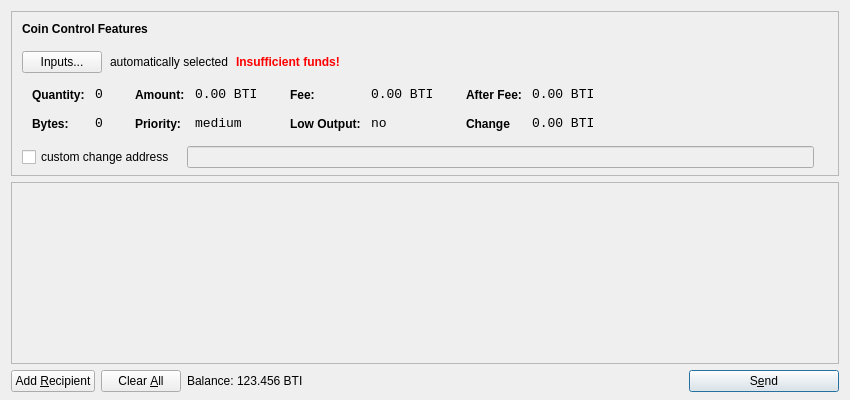
<?xml version="1.0" encoding="UTF-8"?>
<ui version="4.0">
 <class>SendCoinsDialog</class>
 <widget class="QDialog" name="SendCoinsDialog">
  <property name="geometry">
   <rect>
    <x>0</x>
    <y>0</y>
    <width>850</width>
    <height>400</height>
   </rect>
  </property>
  <property name="windowTitle">
   <string>Send Coins</string>
  </property>
  <layout class="QVBoxLayout" name="verticalLayout" stretch="0,1,0">
   <property name="bottomMargin">
    <number>8</number>
   </property>
   <item>
    <widget class="QFrame" name="frameCoinControl">
     <property name="sizePolicy">
      <sizepolicy hsizetype="Expanding" vsizetype="Expanding">
       <horstretch>0</horstretch>
       <verstretch>0</verstretch>
      </sizepolicy>
     </property>
     <property name="maximumSize">
      <size>
       <width>16777215</width>
       <height>16777215</height>
      </size>
     </property>
     <property name="frameShape">
      <enum>QFrame::StyledPanel</enum>
     </property>
     <property name="frameShadow">
      <enum>QFrame::Sunken</enum>
     </property>
     <layout class="QVBoxLayout" name="verticalLayoutCoinControl2">
      <property name="spacing">
       <number>-1</number>
      </property>
      <property name="leftMargin">
       <number>0</number>
      </property>
      <property name="topMargin">
       <number>0</number>
      </property>
      <property name="rightMargin">
       <number>0</number>
      </property>
      <property name="bottomMargin">
       <number>6</number>
      </property>
      <item>
       <layout class="QVBoxLayout" name="verticalLayoutCoinControl" stretch="0,0,0,0,1">
        <property name="spacing">
         <number>0</number>
        </property>
        <property name="leftMargin">
         <number>10</number>
        </property>
        <property name="topMargin">
         <number>10</number>
        </property>
        <item>
         <layout class="QHBoxLayout" name="horizontalLayoutCoinControl1">
          <property name="bottomMargin">
           <number>15</number>
          </property>
          <item>
           <widget class="QLabel" name="labelCoinControlFeatures">
            <property name="sizePolicy">
             <sizepolicy hsizetype="Preferred" vsizetype="Maximum">
              <horstretch>0</horstretch>
              <verstretch>0</verstretch>
             </sizepolicy>
            </property>
            <property name="font">
             <font>
              <weight>75</weight>
              <bold>true</bold>
             </font>
            </property>
            <property name="styleSheet">
             <string notr="true">font-weight:bold;</string>
            </property>
            <property name="text">
             <string>Coin Control Features</string>
            </property>
           </widget>
          </item>
         </layout>
        </item>
        <item>
         <layout class="QHBoxLayout" name="horizontalLayoutCoinControl2" stretch="0,0,0,0">
          <property name="spacing">
           <number>8</number>
          </property>
          <property name="bottomMargin">
           <number>10</number>
          </property>
          <item>
           <widget class="QPushButton" name="pushButtonCoinControl">
            <property name="styleSheet">
             <string notr="true"/>
            </property>
            <property name="text">
             <string>Inputs...</string>
            </property>
           </widget>
          </item>
          <item>
           <widget class="QLabel" name="labelCoinControlAutomaticallySelected">
            <property name="text">
             <string>automatically selected</string>
            </property>
            <property name="margin">
             <number>5</number>
            </property>
           </widget>
          </item>
          <item>
           <widget class="QLabel" name="labelCoinControlInsuffFunds">
            <property name="font">
             <font>
              <weight>75</weight>
              <bold>true</bold>
             </font>
            </property>
            <property name="styleSheet">
             <string notr="true">color:red;font-weight:bold;</string>
            </property>
            <property name="text">
             <string>Insufficient funds!</string>
            </property>
            <property name="margin">
             <number>5</number>
            </property>
           </widget>
          </item>
          <item>
           <spacer name="horizontalSpacerCoinControl">
            <property name="orientation">
             <enum>Qt::Horizontal</enum>
            </property>
            <property name="sizeHint" stdset="0">
             <size>
              <width>40</width>
              <height>1</height>
             </size>
            </property>
           </spacer>
          </item>
         </layout>
        </item>
        <item>
         <widget class="QWidget" name="widgetCoinControl" native="true">
          <property name="sizePolicy">
           <sizepolicy hsizetype="Preferred" vsizetype="Preferred">
            <horstretch>0</horstretch>
            <verstretch>0</verstretch>
           </sizepolicy>
          </property>
          <property name="minimumSize">
           <size>
            <width>0</width>
            <height>0</height>
           </size>
          </property>
          <property name="styleSheet">
           <string notr="true"/>
          </property>
          <layout class="QHBoxLayout" name="horizontalLayoutCoinControl5">
           <property name="margin">
            <number>0</number>
           </property>
           <item>
            <layout class="QHBoxLayout" name="horizontalLayoutCoinControl3" stretch="0,0,0,1">
             <property name="spacing">
              <number>20</number>
             </property>
             <property name="topMargin">
              <number>0</number>
             </property>
             <property name="bottomMargin">
              <number>10</number>
             </property>
             <item>
              <layout class="QFormLayout" name="formLayoutCoinControl1">
               <property name="horizontalSpacing">
                <number>10</number>
               </property>
               <property name="verticalSpacing">
                <number>14</number>
               </property>
               <property name="leftMargin">
                <number>10</number>
               </property>
               <property name="topMargin">
                <number>4</number>
               </property>
               <property name="rightMargin">
                <number>6</number>
               </property>
               <item row="0" column="0">
                <widget class="QLabel" name="labelCoinControlQuantityText">
                 <property name="styleSheet">
                  <string notr="true">font-weight:bold;</string>
                 </property>
                 <property name="text">
                  <string>Quantity:</string>
                 </property>
                 <property name="margin">
                  <number>0</number>
                 </property>
                </widget>
               </item>
               <item row="0" column="1">
                <widget class="QLabel" name="labelCoinControlQuantity">
                 <property name="font">
                  <font>
                   <family>Monospace</family>
                   <pointsize>10</pointsize>
                  </font>
                 </property>
                 <property name="cursor">
                  <cursorShape>IBeamCursor</cursorShape>
                 </property>
                 <property name="contextMenuPolicy">
                  <enum>Qt::ActionsContextMenu</enum>
                 </property>
                 <property name="text">
                  <string>0</string>
                 </property>
                 <property name="margin">
                  <number>0</number>
                 </property>
                 <property name="textInteractionFlags">
                  <set>Qt::LinksAccessibleByMouse|Qt::TextSelectableByKeyboard|Qt::TextSelectableByMouse</set>
                 </property>
                </widget>
               </item>
               <item row="1" column="0">
                <widget class="QLabel" name="labelCoinControlBytesText">
                 <property name="styleSheet">
                  <string notr="true">font-weight:bold;</string>
                 </property>
                 <property name="text">
                  <string>Bytes:</string>
                 </property>
                </widget>
               </item>
               <item row="1" column="1">
                <widget class="QLabel" name="labelCoinControlBytes">
                 <property name="font">
                  <font>
                   <family>Monospace</family>
                   <pointsize>10</pointsize>
                  </font>
                 </property>
                 <property name="cursor">
                  <cursorShape>IBeamCursor</cursorShape>
                 </property>
                 <property name="contextMenuPolicy">
                  <enum>Qt::ActionsContextMenu</enum>
                 </property>
                 <property name="text">
                  <string>0</string>
                 </property>
                 <property name="textInteractionFlags">
                  <set>Qt::LinksAccessibleByMouse|Qt::TextSelectableByKeyboard|Qt::TextSelectableByMouse</set>
                 </property>
                </widget>
               </item>
              </layout>
             </item>
             <item>
              <layout class="QFormLayout" name="formLayoutCoinControl2">
               <property name="horizontalSpacing">
                <number>10</number>
               </property>
               <property name="verticalSpacing">
                <number>14</number>
               </property>
               <property name="leftMargin">
                <number>6</number>
               </property>
               <property name="topMargin">
                <number>4</number>
               </property>
               <property name="rightMargin">
                <number>6</number>
               </property>
               <item row="0" column="0">
                <widget class="QLabel" name="labelCoinControlAmountText">
                 <property name="styleSheet">
                  <string notr="true">font-weight:bold;</string>
                 </property>
                 <property name="text">
                  <string>Amount:</string>
                 </property>
                 <property name="margin">
                  <number>0</number>
                 </property>
                </widget>
               </item>
               <item row="0" column="1">
                <widget class="QLabel" name="labelCoinControlAmount">
                 <property name="font">
                  <font>
                   <family>Monospace</family>
                   <pointsize>10</pointsize>
                  </font>
                 </property>
                 <property name="cursor">
                  <cursorShape>IBeamCursor</cursorShape>
                 </property>
                 <property name="contextMenuPolicy">
                  <enum>Qt::ActionsContextMenu</enum>
                 </property>
                 <property name="text">
                  <string>0.00 BTI</string>
                 </property>
                 <property name="textInteractionFlags">
                  <set>Qt::LinksAccessibleByMouse|Qt::TextSelectableByKeyboard|Qt::TextSelectableByMouse</set>
                 </property>
                </widget>
               </item>
               <item row="1" column="0">
                <widget class="QLabel" name="labelCoinControlPriorityText">
                 <property name="styleSheet">
                  <string notr="true">font-weight:bold;</string>
                 </property>
                 <property name="text">
                  <string>Priority:</string>
                 </property>
                </widget>
               </item>
               <item row="1" column="1">
                <widget class="QLabel" name="labelCoinControlPriority">
                 <property name="font">
                  <font>
                   <family>Monospace</family>
                   <pointsize>10</pointsize>
                  </font>
                 </property>
                 <property name="cursor">
                  <cursorShape>IBeamCursor</cursorShape>
                 </property>
                 <property name="contextMenuPolicy">
                  <enum>Qt::ActionsContextMenu</enum>
                 </property>
                 <property name="text">
                  <string>medium</string>
                 </property>
                 <property name="textInteractionFlags">
                  <set>Qt::LinksAccessibleByMouse|Qt::TextSelectableByKeyboard|Qt::TextSelectableByMouse</set>
                 </property>
                </widget>
               </item>
              </layout>
             </item>
             <item>
              <layout class="QFormLayout" name="formLayoutCoinControl3">
               <property name="horizontalSpacing">
                <number>10</number>
               </property>
               <property name="verticalSpacing">
                <number>14</number>
               </property>
               <property name="leftMargin">
                <number>6</number>
               </property>
               <property name="topMargin">
                <number>4</number>
               </property>
               <property name="rightMargin">
                <number>6</number>
               </property>
               <item row="0" column="0">
                <widget class="QLabel" name="labelCoinControlFeeText">
                 <property name="styleSheet">
                  <string notr="true">font-weight:bold;</string>
                 </property>
                 <property name="text">
                  <string>Fee:</string>
                 </property>
                 <property name="margin">
                  <number>0</number>
                 </property>
                </widget>
               </item>
               <item row="0" column="1">
                <widget class="QLabel" name="labelCoinControlFee">
                 <property name="font">
                  <font>
                   <family>Monospace</family>
                   <pointsize>10</pointsize>
                  </font>
                 </property>
                 <property name="cursor">
                  <cursorShape>IBeamCursor</cursorShape>
                 </property>
                 <property name="contextMenuPolicy">
                  <enum>Qt::ActionsContextMenu</enum>
                 </property>
                 <property name="text">
                  <string>0.00 BTI</string>
                 </property>
                 <property name="textInteractionFlags">
                  <set>Qt::LinksAccessibleByMouse|Qt::TextSelectableByKeyboard|Qt::TextSelectableByMouse</set>
                 </property>
                </widget>
               </item>
               <item row="1" column="0">
                <widget class="QLabel" name="labelCoinControlLowOutputText">
                 <property name="styleSheet">
                  <string notr="true">font-weight:bold;</string>
                 </property>
                 <property name="text">
                  <string>Low Output:</string>
                 </property>
                </widget>
               </item>
               <item row="1" column="1">
                <widget class="QLabel" name="labelCoinControlLowOutput">
                 <property name="font">
                  <font>
                   <family>Monospace</family>
                   <pointsize>10</pointsize>
                  </font>
                 </property>
                 <property name="cursor">
                  <cursorShape>IBeamCursor</cursorShape>
                 </property>
                 <property name="contextMenuPolicy">
                  <enum>Qt::ActionsContextMenu</enum>
                 </property>
                 <property name="text">
                  <string>no</string>
                 </property>
                 <property name="textInteractionFlags">
                  <set>Qt::LinksAccessibleByMouse|Qt::TextSelectableByKeyboard|Qt::TextSelectableByMouse</set>
                 </property>
                </widget>
               </item>
              </layout>
             </item>
             <item>
              <layout class="QFormLayout" name="formLayoutCoinControl4">
               <property name="horizontalSpacing">
                <number>10</number>
               </property>
               <property name="verticalSpacing">
                <number>14</number>
               </property>
               <property name="leftMargin">
                <number>6</number>
               </property>
               <property name="topMargin">
                <number>4</number>
               </property>
               <property name="rightMargin">
                <number>6</number>
               </property>
               <item row="0" column="0">
                <widget class="QLabel" name="labelCoinControlAfterFeeText">
                 <property name="styleSheet">
                  <string notr="true">font-weight:bold;</string>
                 </property>
                 <property name="text">
                  <string>After Fee:</string>
                 </property>
                 <property name="margin">
                  <number>0</number>
                 </property>
                </widget>
               </item>
               <item row="0" column="1">
                <widget class="QLabel" name="labelCoinControlAfterFee">
                 <property name="font">
                  <font>
                   <family>Monospace</family>
                   <pointsize>10</pointsize>
                  </font>
                 </property>
                 <property name="cursor">
                  <cursorShape>IBeamCursor</cursorShape>
                 </property>
                 <property name="contextMenuPolicy">
                  <enum>Qt::ActionsContextMenu</enum>
                 </property>
                 <property name="text">
                  <string>0.00 BTI</string>
                 </property>
                 <property name="textInteractionFlags">
                  <set>Qt::LinksAccessibleByMouse|Qt::TextSelectableByKeyboard|Qt::TextSelectableByMouse</set>
                 </property>
                </widget>
               </item>
               <item row="1" column="0">
                <widget class="QLabel" name="labelCoinControlChangeText">
                 <property name="styleSheet">
                  <string notr="true">font-weight:bold;</string>
                 </property>
                 <property name="text">
                  <string>Change</string>
                 </property>
                </widget>
               </item>
               <item row="1" column="1">
                <widget class="QLabel" name="labelCoinControlChange">
                 <property name="font">
                  <font>
                   <family>Monospace</family>
                   <pointsize>10</pointsize>
                  </font>
                 </property>
                 <property name="cursor">
                  <cursorShape>IBeamCursor</cursorShape>
                 </property>
                 <property name="contextMenuPolicy">
                  <enum>Qt::ActionsContextMenu</enum>
                 </property>
                 <property name="text">
                  <string>0.00 BTI</string>
                 </property>
                 <property name="textInteractionFlags">
                  <set>Qt::LinksAccessibleByMouse|Qt::TextSelectableByKeyboard|Qt::TextSelectableByMouse</set>
                 </property>
                </widget>
               </item>
              </layout>
             </item>
            </layout>
           </item>
          </layout>
         </widget>
        </item>
        <item>
         <layout class="QHBoxLayout" name="horizontalLayoutCoinControl4" stretch="0,0,0">
          <property name="spacing">
           <number>12</number>
          </property>
          <property name="sizeConstraint">
           <enum>QLayout::SetDefaultConstraint</enum>
          </property>
          <property name="topMargin">
           <number>5</number>
          </property>
          <property name="rightMargin">
           <number>5</number>
          </property>
          <item>
           <widget class="QCheckBox" name="checkBoxCoinControlChange">
            <property name="text">
             <string>custom change address</string>
            </property>
           </widget>
          </item>
          <item>
           <widget class="QLineEdit" name="lineEditCoinControlChange">
            <property name="enabled">
             <bool>false</bool>
            </property>
            <property name="sizePolicy">
             <sizepolicy hsizetype="Expanding" vsizetype="Fixed">
              <horstretch>0</horstretch>
              <verstretch>0</verstretch>
             </sizepolicy>
            </property>
           </widget>
          </item>
          <item>
           <widget class="QLabel" name="labelCoinControlChangeLabel">
            <property name="sizePolicy">
             <sizepolicy hsizetype="Preferred" vsizetype="Expanding">
              <horstretch>0</horstretch>
              <verstretch>0</verstretch>
             </sizepolicy>
            </property>
            <property name="minimumSize">
             <size>
              <width>0</width>
              <height>0</height>
             </size>
            </property>
            <property name="text">
             <string/>
            </property>
            <property name="margin">
             <number>3</number>
            </property>
           </widget>
          </item>
         </layout>
        </item>
        <item>
         <spacer name="verticalSpacerCoinControl">
          <property name="orientation">
           <enum>Qt::Vertical</enum>
          </property>
          <property name="sizeHint" stdset="0">
           <size>
            <width>800</width>
            <height>1</height>
           </size>
          </property>
         </spacer>
        </item>
       </layout>
      </item>
     </layout>
    </widget>
   </item>
   <item>
    <widget class="QScrollArea" name="scrollArea">
     <property name="widgetResizable">
      <bool>true</bool>
     </property>
     <widget class="QWidget" name="scrollAreaWidgetContents">
      <property name="geometry">
       <rect>
        <x>0</x>
        <y>0</y>
        <width>830</width>
        <height>165</height>
       </rect>
      </property>
      <layout class="QVBoxLayout" name="verticalLayout_2">
       <property name="margin">
        <number>0</number>
       </property>
       <item>
        <layout class="QVBoxLayout" name="entries">
         <property name="spacing">
          <number>6</number>
         </property>
        </layout>
       </item>
       <item>
        <spacer name="verticalSpacer">
         <property name="orientation">
          <enum>Qt::Vertical</enum>
         </property>
         <property name="sizeHint" stdset="0">
          <size>
           <width>20</width>
           <height>40</height>
          </size>
         </property>
        </spacer>
       </item>
      </layout>
     </widget>
    </widget>
   </item>
   <item>
    <layout class="QHBoxLayout" name="horizontalLayout">
     <item>
      <widget class="QPushButton" name="addButton">
       <property name="toolTip">
        <string>Send to multiple recipients at once</string>
       </property>
       <property name="text">
        <string>Add &amp;Recipient</string>
       </property>
       <property name="icon">
        <iconset resource="../bitcoin.qrc">
         <normaloff>:/icons/add</normaloff>:/icons/add</iconset>
       </property>
       <property name="autoDefault">
        <bool>false</bool>
       </property>
      </widget>
     </item>
     <item>
      <widget class="QPushButton" name="clearButton">
       <property name="sizePolicy">
        <sizepolicy hsizetype="Minimum" vsizetype="Fixed">
         <horstretch>0</horstretch>
         <verstretch>0</verstretch>
        </sizepolicy>
       </property>
       <property name="toolTip">
        <string>Remove all transaction fields</string>
       </property>
       <property name="text">
        <string>Clear &amp;All</string>
       </property>
       <property name="icon">
        <iconset resource="../bitcoin.qrc">
         <normaloff>:/icons/remove</normaloff>:/icons/remove</iconset>
       </property>
       <property name="autoRepeatDelay">
        <number>300</number>
       </property>
       <property name="autoDefault">
        <bool>false</bool>
       </property>
      </widget>
     </item>
     <item>
      <layout class="QHBoxLayout" name="horizontalLayout_2">
       <property name="spacing">
        <number>3</number>
       </property>
       <item>
        <widget class="QLabel" name="label">
         <property name="sizePolicy">
          <sizepolicy hsizetype="Preferred" vsizetype="Fixed">
           <horstretch>0</horstretch>
           <verstretch>0</verstretch>
          </sizepolicy>
         </property>
         <property name="text">
          <string>Balance:</string>
         </property>
        </widget>
       </item>
       <item>
        <widget class="QLabel" name="labelBalance">
         <property name="sizePolicy">
          <sizepolicy hsizetype="Preferred" vsizetype="Fixed">
           <horstretch>0</horstretch>
           <verstretch>0</verstretch>
          </sizepolicy>
         </property>
         <property name="cursor">
          <cursorShape>IBeamCursor</cursorShape>
         </property>
         <property name="text">
          <string>123.456 BTI</string>
         </property>
         <property name="textInteractionFlags">
          <set>Qt::LinksAccessibleByMouse|Qt::TextSelectableByKeyboard|Qt::TextSelectableByMouse</set>
         </property>
        </widget>
       </item>
      </layout>
     </item>
     <item>
      <spacer name="horizontalSpacer">
       <property name="orientation">
        <enum>Qt::Horizontal</enum>
       </property>
       <property name="sizeHint" stdset="0">
        <size>
         <width>40</width>
         <height>20</height>
        </size>
       </property>
      </spacer>
     </item>
     <item>
      <widget class="QPushButton" name="sendButton">
       <property name="minimumSize">
        <size>
         <width>150</width>
         <height>0</height>
        </size>
       </property>
       <property name="toolTip">
        <string>Confirm the send action</string>
       </property>
       <property name="text">
        <string>S&amp;end</string>
       </property>
       <property name="icon">
        <iconset resource="../bitcoin.qrc">
         <normaloff>:/icons/send</normaloff>:/icons/send</iconset>
       </property>
       <property name="default">
        <bool>true</bool>
       </property>
      </widget>
     </item>
    </layout>
   </item>
  </layout>
 </widget>
 <resources>
  <include location="../bitcoin.qrc"/>
 </resources>
 <connections/>
</ui>
